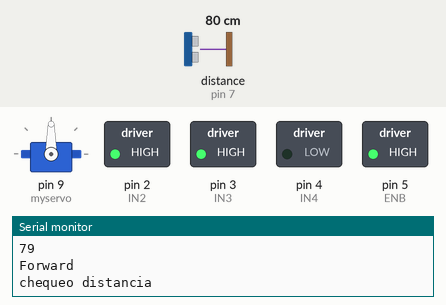
Simulated run of this sketch. Board: Arduino Uno, built with avr-gcc and run on an emulated ATmega328P. Parts: servo, switched loads named in the sketch (green lamp = pin HIGH), the last lines printed to the serial monitor. Wiring (inferred from the names in the program): ultrasonic range finder: trigger pin 6; echo pin 7. Dashed ring = blinking. The inputs (shaded band) are chosen by the test bench; at power-on: distance to the obstacle (sensor on pin 7) 80 cm. The echo pulse lasts 58.3 µs per cm; pins used as bus, display or sensor lines are not drawn.

Above: at 1.2 s.
1.3 s: distance to the obstacle (sensor on pin 7) set to 22 cm
4.3 s: distance to the obstacle (sensor on pin 7) set to 18 cm
At 5.2 s:
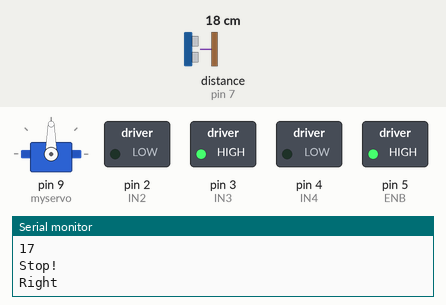
7.3 s: distance to the obstacle (sensor on pin 7) set to 120 cm
At 8.3 s:
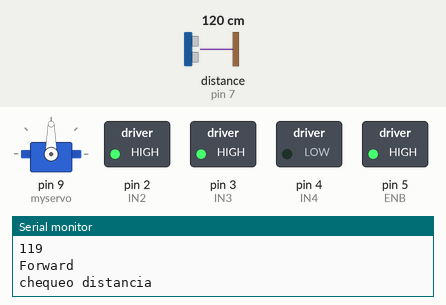
8.8 s: distance to the obstacle (sensor on pin 7) set to 2 cm
At 9.2 s:
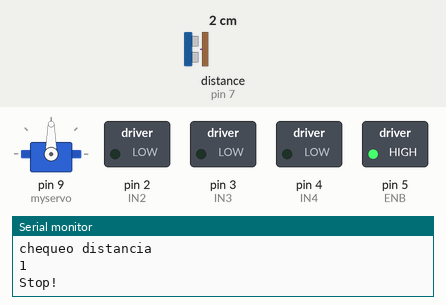
Timing chart, 0 to 12.8 s (numbered marks = the images above; inputs shaded):
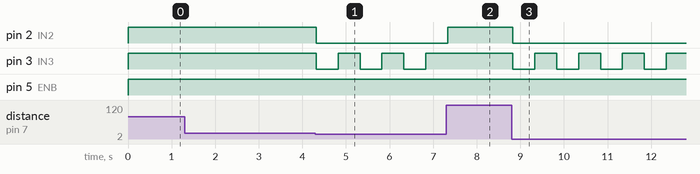

The sketch:

Obstaculos.ino
```cpp
#include <Wire.h>

#include <Servo.h>
Servo myservo;
int enableA = 1;
int pinA1 = 3;
int pinA2 = 2;
int obstaculo = 10;

int servposnum = 0;
int servpos = 0;

int enableB = 6;
int pinB1 = 5;
int pinB2 = 4;
#define trigPin 6
#define echoPin 7


//define L298n module IO Pin
#define ENA 0
#define ENB 5
#define IN1 13
#define IN2 2
#define IN3 3
#define IN4 4


void forward(){
  digitalWrite(ENA,HIGH); //enable L298n A channel
  digitalWrite(ENB,HIGH); //enable L298n B channel
  digitalWrite(IN1,LOW); //set IN1 high level - no pasa nada
  digitalWrite(IN2,HIGH);  //set IN2 low level -- Trasera derecha y delantera izquierda en low - camina
  digitalWrite(IN3,HIGH);  //set IN3 low level
  digitalWrite(IN4,LOW); //set IN4 high level
  Serial.println("Forward");//send message to serial monitor
}

void back(){
  digitalWrite(ENA,HIGH);
  digitalWrite(ENB,HIGH);
  digitalWrite(IN1,HIGH);
  digitalWrite(IN2,LOW);
  digitalWrite(IN3,LOW);
  digitalWrite(IN4,HIGH);
  Serial.println("Back");
}

void left(){
  digitalWrite(ENA,HIGH);
  digitalWrite(ENB,HIGH);
  digitalWrite(IN1,LOW);
  digitalWrite(IN2,HIGH);
  digitalWrite(IN3,LOW);
  digitalWrite(IN4,HIGH);
  Serial.println("Left");
}

void right(){
  digitalWrite(ENA,HIGH);
  digitalWrite(ENB,HIGH);
  digitalWrite(IN1,HIGH);
  digitalWrite(IN2,LOW);
  digitalWrite(IN3,HIGH);
  digitalWrite(IN4,LOW);
  Serial.println("Right");
}

void stop() {
   digitalWrite(ENA,HIGH);
   digitalWrite(ENB,HIGH);
   digitalWrite(IN1,LOW);
   digitalWrite(IN2,LOW);
   digitalWrite(IN3,LOW);
   digitalWrite(IN4,LOW);
  Serial.println("Stop!");

}

void setup() {
  // put your setup code here, to run once:
  //configure pin modes for the drive motors
 /* lcd.init();
  lcd.backlight();
  lcd.clear();
  lcd.setCursor(0,0);
  lcd.print("NORF V 0.1" );
  lcd.setCursor(0,1);
  lcd.print("Autopilot mode" );*/
    Serial.begin(9600);//open serial and set the baudrate

   pinMode (enableA, OUTPUT);
   pinMode (pinA1, OUTPUT);
   pinMode (pinA2, OUTPUT);

   pinMode (enableB, OUTPUT);
   pinMode (pinB1, OUTPUT);
   pinMode (pinB2, OUTPUT);

   //configure pin modes for the ultrasonci se3nsor
   pinMode(trigPin, OUTPUT);
   pinMode(echoPin, INPUT);

   pinMode(obstaculo, INPUT);

   //Servo pins
   myservo.attach(9);
}

void loop() {
  // put your main code here, to run repeatedly:

 /*    car(); */
/*     avoid();
  */
  Serial.println("chequeo distancia");
  int distance_0;
  distance_0 = distance();

  Serial.println( distance_0);

 /* myservo.write(distance_0);*/                  // sets the servo position according to the scaled value
  /*myservo.write(0);
  delay(1000);
  myservo.write(90);
  delay(1000);
*/
  if (distance_0 < 20) {
     stop();
     delay(500);
     right();
     delay(500);
    }
   else forward();


}

//Defining functions so it's more easy
//motor functions
void motorAforward() {
 digitalWrite (pinA1, HIGH);
 digitalWrite (pinA2, LOW);
}
void motorBforward() {
 digitalWrite (pinB1, LOW);
 digitalWrite (pinB2, HIGH);
}
void motorAbackward() {
 digitalWrite (pinA1, LOW);
 digitalWrite (pinA2, HIGH);
}
void motorBbackward() {
 digitalWrite (pinB1, HIGH);
 digitalWrite (pinB2, LOW);
}
void motorAstop() {
 digitalWrite (pinA1, HIGH);
 digitalWrite (pinA2, HIGH);
}
void motorBstop() {
 digitalWrite (pinB1, HIGH);
 digitalWrite (pinB2, HIGH);
}
void motorAcoast() {
 digitalWrite (pinA1, LOW);
 digitalWrite (pinA2, LOW);
}
void motorBcoast() {
 digitalWrite (pinB1, LOW);
 digitalWrite (pinB2, LOW);
}
void motorAon() {
 digitalWrite (enableA, HIGH);
}
void motorBon() {
 digitalWrite (enableB, HIGH);
}
void motorAoff() {
 digitalWrite (enableA, LOW);
}
void motorBoff() {
 digitalWrite (enableB, LOW);
}
// Movement functions
void forward (int duration) {
 motorAforward();
 motorBforward();
 delay (duration);
}
void backward (int duration) {
 motorAbackward();
 motorBbackward();
 delay (duration);
}
void right (int duration) {
 motorAbackward();
 motorBforward();
 delay (duration);
}
void left (int duration) {
 motorAforward();
 motorBbackward();
 delay (duration);
}
void coast (int duration) {
 motorAcoast();
 motorBcoast();
 delay (duration);
}
void breakRobot (int duration) {
 motorAstop();
 motorBstop();
 delay (duration);
}
void disableMotors() {
 motorAoff();
 motorBoff();
}
void enableMotors() {
 motorAon();
 motorBon();
}

int distance() {
  int duration, distance;
  String dato, distancia;
  digitalWrite(trigPin, HIGH);
  delayMicroseconds(500);
  digitalWrite(trigPin, LOW);
  duration = pulseIn(echoPin, HIGH);
  distance = (duration/2) / 29.1;
  distancia=String(distance);
  if (distance > 999) dato = "999";
  if (distance < 100) dato = "0" + distancia;
  if (distance < 10) dato = "00" + distancia;
 /* lcd.setCursor(11,0);
  lcd.print("D=" );
  lcd.setCursor(13,0);
  lcd.print(dato); */
  return distance;
}


void car() {
int distance_0;
distance_0 = distance();
  while(distance_0 > 30)
  {

     if(servposnum == 0)
     {
      myservo.writeMicroseconds (1000);
      servposnum = 1;
      delay(110);
      distance_0 = distance();
////      obstaculator();
     }
     else if(servposnum == 1)
     {
      myservo.writeMicroseconds (1500);
      distance_0 = distance();
      servposnum = 2;
     delay(110);
     }
     else if(servposnum  == 2)
     {
      myservo.writeMicroseconds (2000);
      distance_0 = distance();
      servposnum = 3;
      delay(110);
     }
     else if(servposnum == 3)
     {
      myservo.writeMicroseconds (1500);
      distance_0 = distance();
      servposnum = 0 ;
      delay(110);
     }
     motorAon();
     motorBon();
     forward(1);
     distance_0 = distance();
  }
  breakRobot(150);

}
void avoid()
{
    backward(300);
    right(360);
}


void obstaculator()
{
int distance_0;
distance_0 = distance();

int obs;
String msg;
  while(distance_0 > 1)
  {
/* lcd.setCursor(11,1); */
obs = digitalRead(obstaculo);
  if (obs == HIGH)
   {
  Serial.println("BK=SI" );
  }
  else
   {
      Serial.println("BK=NO");

 /* lcd.print("BK=NO" ); */
    }
  delay(100);
  }
return;
  }
```

Measured:
- the behaviour switches between 21 and 20 cm on distance to the obstacle (sensor on pin 7) (found by bisection; images 0 and 1)
- after the input at 4.3 s, pin 2 (IN2): HIGH → LOW at once; pin 3 (IN3): alternates HIGH for 0.50 s and LOW for 0.50 s, starting at once
- after the input at 7.3 s, pin 2 (IN2): LOW → HIGH at once; pin 3 (IN3): stays HIGH (without the input it goes to LOW after 0.03 s)
- after the input at 8.8 s, pin 2 (IN2): HIGH → LOW at once; pin 3 (IN3): alternates HIGH for 0.50 s and LOW for 0.50 s, starting at once
